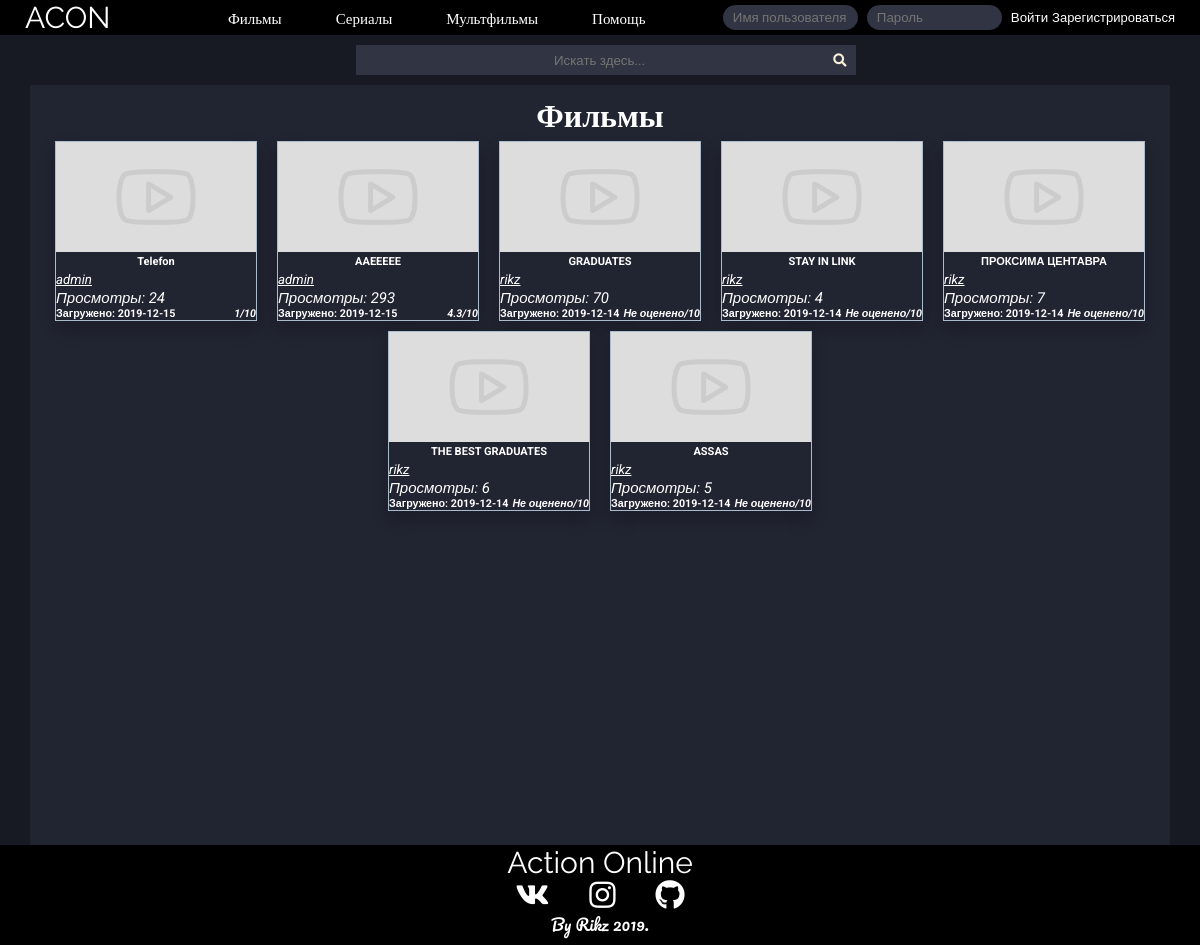
/films, run on an earlier commit of the app's database.
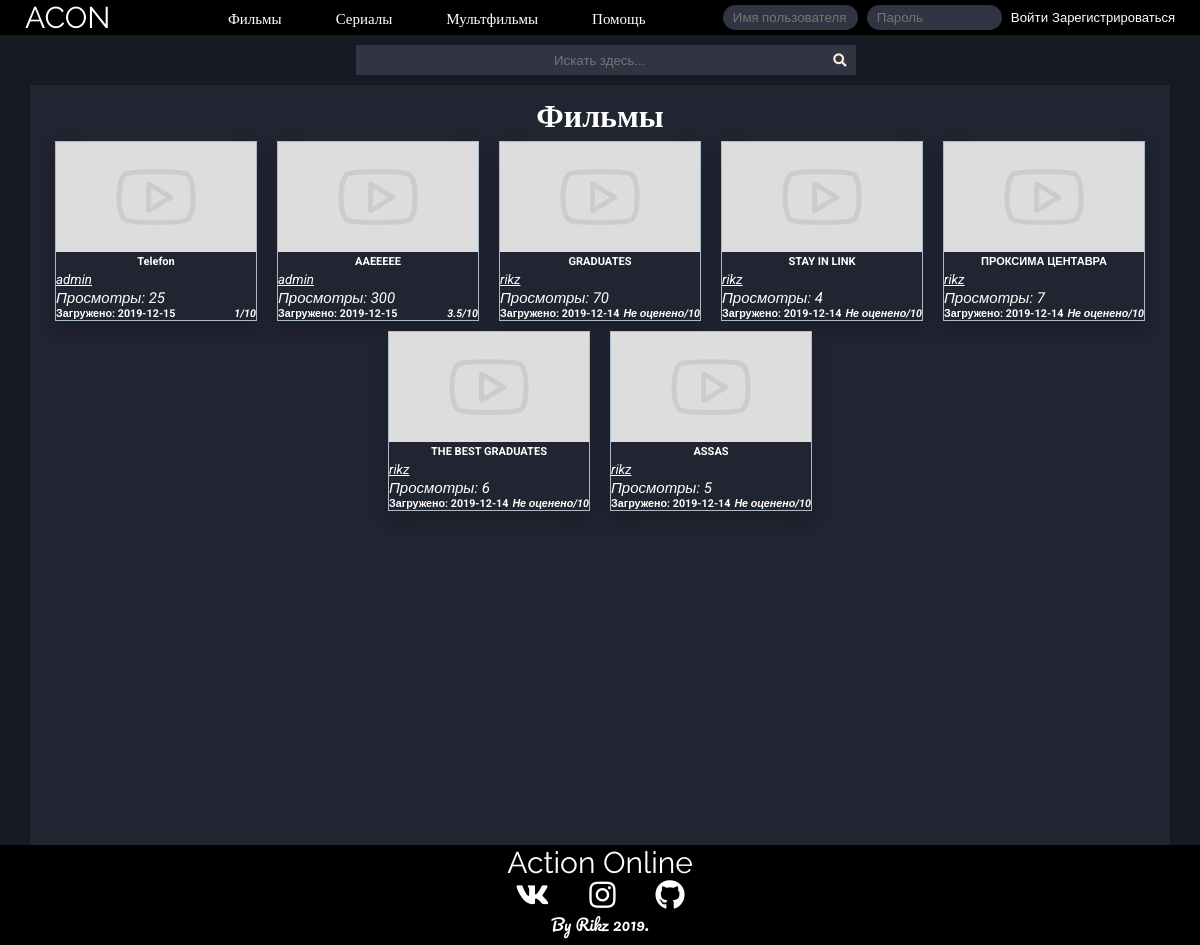
And on a later commit of the database.
### tables this page shows
CREATE TABLE `files` (
  `id` int(11) UNSIGNED NOT NULL,
  `title` varchar(250) NOT NULL,
  `description` text DEFAULT NULL,
  `preview` varchar(500) DEFAULT NULL,
  `location` varchar(500) NOT NULL,
  `author` varchar(200) DEFAULT NULL,
  `main_genre` int(11) UNSIGNED NOT NULL DEFAULT 1,
  `creator` int(11) UNSIGNED NOT NULL,
  `upload_date` date NOT NULL,
  `views` int(15) UNSIGNED DEFAULT NULL,
  `middle_rating` float UNSIGNED NOT NULL DEFAULT 0,
  `showing` int(10) UNSIGNED NOT NULL,
  `moderating` int(11) UNSIGNED NOT NULL
);

### blocks/film.php (the view, shortened to what this page needs)
<p id="flex_center"><?php accountButton(1); ?></p>
<h1 id='about'>Фильмы</h1>
	<div class="videos">
		<?php
		$query = "SELECT id,title,preview,creator,upload_date,views,middle_rating FROM `files` WHERE showing = 1 AND main_genre = 1 ORDER BY `files`.`upload_date` DESC ";
		$data = mysqli_query($GLOBALS['dbc'],$query);
		$info = mysqli_fetch_assoc($data);
		while ($info) {
			if (!$info['preview'] || !file_exists($info['preview'])) {
				$info['preview'] = "images\\vid_paceholder.jpg";
			}
			if (!$info['middle_rating']) {
				$info['middle_rating'] = "Не оценено";
			}
			echo "
	        <div class='video'>
	        	<form method='GET' action='watch'>
	            <button class='videoButton' name='vid' value=".$info['id']."><img class='videoPreview' src=".$info['preview'].">
	            <h5>".$info['title']."</h5>
	            </button></form>
	            <form method='GET' action='account'>
	            <p>".accountButton($info['creator'])."</p>
	            </form>
	            <i id='homeViews'>Просмотры: ".$info['views']."</i>
	            <h6 id='homeAddInfo'>Загружено: ".$info['upload_date']."<i>".$info['middle_rating']."/10</i></h6>
	        </div>";
	        $info = mysqli_fetch_assoc($data);
		}
		?>
	</div>

### lib/mainFunctions.php (shortened to what this page needs)
<?php
  function NameByid($id = 0) {
    if (!$id) {
      return ;
    }
    else {
      require "lib/db.php";
      $query = "SELECT username FROM `users` WHERE id = ? LIMIT 1";
      $stmt = mysqli_prepare($dbc,$query);
      mysqli_stmt_bind_param($stmt, 'i', $id);
      mysqli_stmt_execute($stmt);
      mysqli_stmt_bind_result($stmt,$user);
      return $user;
    }
  }
  function accountButton($id,$text = '') {
    return "<button type='submit' id='idNameButton' name='user_link' value=".$id.">".$text."<i class='line_under'>".NameByid($id)."</i></button>";
  }
?>

What changed in the data, as far as the page shows it:
changed files "Telefon": views "24" → "25"
changed files "AAEEEEE": views "293" → "300"; middle_rating "4.3" → "3.5"
